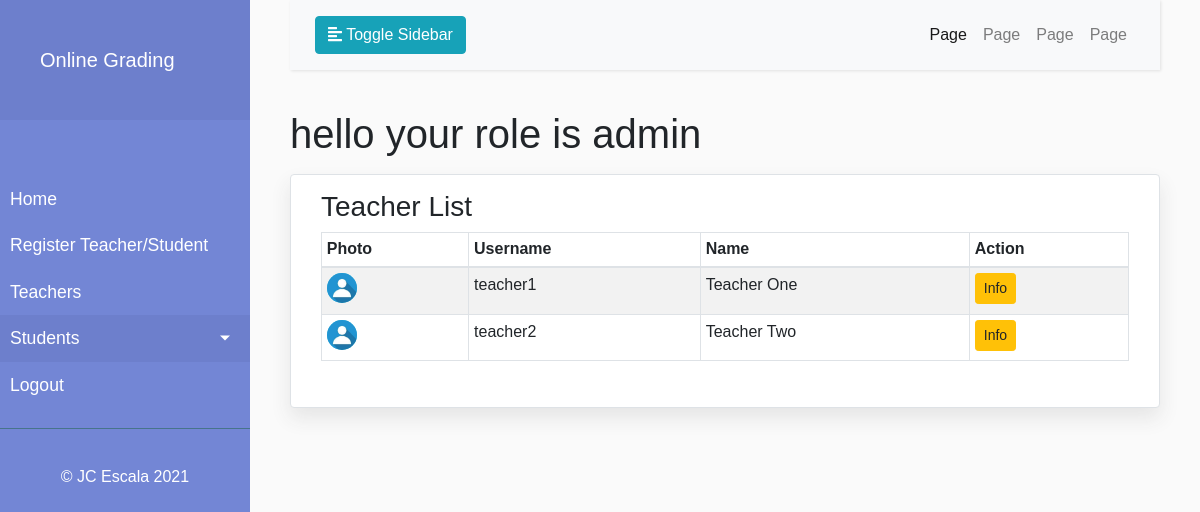
Page /adminpage/teachers on the committed database.
### grade/models.py (models this page shows, shortened)
class Teacher(models.Model):
    name = models.OneToOneField(
        User, on_delete=models.CASCADE, primary_key=True)

class User(AbstractUser):
    is_admin = models.BooleanField('Is admin', default=False)
    is_teacher = models.BooleanField('Is teacher', default=False)
    is_student = models.BooleanField('Is student', default=False)

### users/models.py (models this page shows, shortened)
class Profile(models.Model):
    user = models.OneToOneField(
        settings.AUTH_USER_MODEL, on_delete=models.CASCADE, blank=True, null=True)
    image = models.ImageField(
        default='default.jpg', upload_to='profile_pics')

### grade/views.py (the view)
# urls.py: path('adminpage/teachers', views.TeacherListView.as_view(), name='teacher-list'),
class TeacherListView(ListView):
    model = Teacher
    template_name = 'grade/teacher_list.html'
    def get_context_data(self, **kwargs):
        context = super().get_context_data(**kwargs)
        context['teachers'] = Teacher.objects.all()
        return context

### grade/templates/grade/teacher_list.html (shortened to what this page needs)
{% extends 'grade/base.html' %}
{% block contents %}
    <div class="wrapper">
        <nav id="sidebar">
            <div class="sidebar-header">
                <div class="sidebar-header">
                    {% if request.user.is_student %}
                        <a class="navbar-brand" href="{% url 'student-grade' user.pk %}">Online Grading</a>
                    {% elif request.user.is_teacher%}
                        <a class="navbar-brand" href="{% url 'teacher' %}">Online Grading</a>
                    {% else %}
                        <a class="navbar-brand" href="{% url 'adminpage' %}">Online Grading</a>
                    {% endif %}
                </div>
            </div>
            <ul class="list-unstyled components">
                <p>{{user.first_name}} {{user.last_name}}</p>
                <li>
                    <a href="{% url 'adminpage' %}">Home</a>
                </li>
                <li>
                    <a href="{% url 'register' %}">Register Teacher/Student</a>
                </li>
                <li>
                    <a href="{% url 'teacher-list' %}">Teachers</a>
                </li>
                <li class="active">
                    <a href="#homeSubmenu" data-toggle="collapse" aria-expanded="false" class="dropdown-toggle">Students</a>
                </li>
                <li>
                    <a href="{% url 'logout' %}">Logout</a>
                </li>
            </ul>
            <ul class="list-unstyled CTAs">
                <footer class="text-center">&copy; JC Escala 2021 </footer>
            </ul>
        </nav>
        <div id="content">
            <nav class="navbar navbar-expand-lg navbar-light bg-light">
                <div class="container-fluid">
                    <button type="button" id="sidebarCollapse" class="btn btn-info">
                        <i class="fas fa-align-left"></i>
                        <span>Toggle Sidebar</span>
                    </button>
                    <div class="collapse navbar-collapse" id="navbarSupportedContent">
                        <ul class="nav navbar-nav ml-auto">
                            <li class="nav-item active">
                                <a class="nav-link" href="#">Page</a>
                            </li>
                            <li class="nav-item">
                                <a class="nav-link" href="#">Page</a>
                            </li>
                            <li class="nav-item">
                                <a class="nav-link" href="#">Page</a>
                            </li>
                            <li class="nav-item">
                                <a class="nav-link" href="#">Page</a>
                            </li>
                        </ul>
                    </div>
                </div>
            </nav>
        <h1> hello {{ user.username }} your role is admin</h1>
        <div class="col-md border mt-3 mb-3 table-responsive" id="admin-teacher-list">
            <h3 id="teacher-list">Teacher List</h3>
            <table class="table table-sm table-striped table-hover table-bordered" width="100%">
                <thead>
                    <tr>
                        <th scope="row">Photo</th>
                        <th scope="row">Username</th>
                        <th scope="row">Name</th>
                        <th scope="row">Action</th>
                    </tr>
                </thead>
                <tbody>
                    {% for teacher in teachers %}
                        <tr>
                            <td><img class="rounded-circle account-img" id="student-image" src="{{ teacher.name.profile.image.url }}" width="30" height="30"></td>
                            <td>{{teacher.name}}</td>
                            <td>{{teacher.name.get_full_name}}</td>
                            <td><a type="button" class="open-modal btn btn-warning btn-sm" href="">Info</a></td>
                        </tr>
                    {% endfor %}
                </tbody>
            </table>
        </div>
        </div>
    </div>
{% endblock contents %}

### static/css/main.css (style rules this page uses)
body { background-color: #f0f1f3; }
.navbar { background-color: #f0f1f3; color: #646464; box-shadow: 0px 6px 6px -6px rgba(0,0,0,.5); }
#student-image { margin-bottom: 6px; background-color: #4dd0e1; }
#teacher-students, #teacher-subjects, #student-list, #change-password, #login, #profile, #password-success, #teacher-gender-dash, #total-subjects, #total-students, #admin-teacher-list { border-radius: 4px; box-shadow: 0px 10px 20px 0px rgb(229 229 229); padding: 15px 30px 30px; background-color: #ffffff; }
body { font-family: 'Poppins', sans-serif; background: #fafafa; }
p { font-family: 'Poppins', sans-serif; font-size: 1.1em; font-weight: 300; line-height: 1.7em; color: #999; }
a, a:hover, a:focus { color: inherit; text-decoration: none; transition: all 0.3s; }
.navbar { padding: 15px 10px; background: #fff; border: none; border-radius: 0; margin-bottom: 40px; box-shadow: 1px 1px 3px rgba(0, 0, 0, 0.1); }
.wrapper { display: flex; width: 100%; }
#sidebar { width: 250px; position: fixed; top: 0; left: 0; height: 100vh; z-index: 999; background: #7386D5; color: #fff; transition: all 0.3s; }
#sidebar .sidebar-header { padding: 20px; background: #6d7fcc; }
#sidebar ul.components { padding: 20px 0; border-bottom: 1px solid #47748b; }
#sidebar ul p { color: #fff; padding: 10px; }
#sidebar ul li a { padding: 10px; font-size: 1.1em; display: block; }
#sidebar ul li.active>a, a[aria-expanded="true"] { color: #fff; background: #6d7fcc; }
a[data-toggle="collapse"] { position: relative; }
.dropdown-toggle::after { display: block; position: absolute; top: 50%; right: 20px; transform: translateY(-50%); }
ul.CTAs { padding: 20px; }
#content { width: calc(100% - 250px); padding: 0px 40px 40px; min-height: 100vh; transition: all 0.3s; position: absolute; top: 0; right: 0; }

### rows in the picture
Teacher: name.profile.image (placeholder picture), name "teacher1", name.get_full_name "Teacher One"
Teacher: name.profile.image (placeholder picture), name "teacher2", name.get_full_name "Teacher Two"
